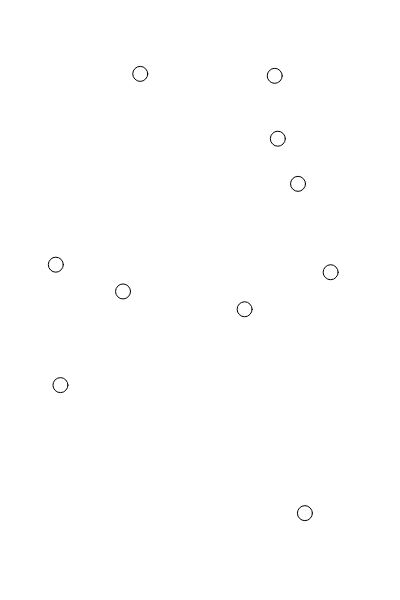
Frame 1 (no input)
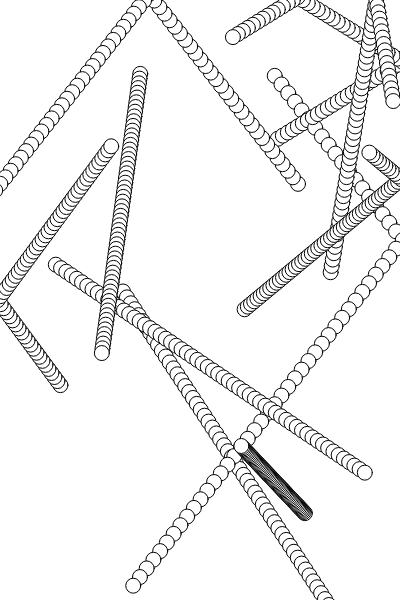
Frame 60 (no input)
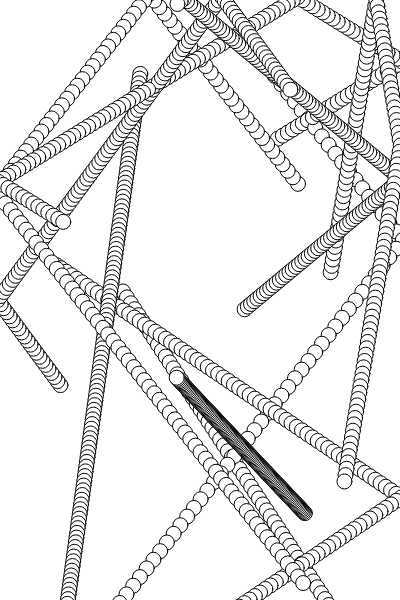
Frame 120 (the mouse pressed at the canvas centre since frame 60)

The p5.js sketch that drew these frames (run headless with seeded random() and noise() and a simulated clock; from frame 60 on, the mouse is pressed at the canvas centre):

// p5.js sketch
// ── sketch.js


var paddleWidth = 200;
var score = 0;

var pongBalls = [];

//capital letter is syntax for a template of an object
function PongBall(myX, myY) {
    this.x = myX;
    this.y = myY;
    this.speedX = random(-10,10);
    this.speedY = random(-10,10);
    
    console.log(this.x + ' | ' + this.y);
    
    this.display = function() {
        push(); //push / pop is like grouping elements together
        translate(this.x, this.y);
        ellipse(0, 0, 15, 15);
        pop();
    }
    
    this.update = function() {
        this.x += this.speedX;
        this.y += this.speedY;
        
        if (this.x < 0) {
            this.speedX *= -1; // change upward direction
        } 
        
        if (this.y < 0) {
            this.speedY *= -1;
        }
        
        if (this.x > width) {
            this.speedX *= -1;
        }
    }
}

function setup() {
    createCanvas(400, 600);
    rectMode(CENTER);
    textAlign(CENTER);
    
    for(var i=0; i < 10; i++) {
        
        // new to make new instance
        pongBalls.push(new PongBall(random(30, width-30), random(30, height-30)));
        
    
    }
}

function draw() {
    // background(0);
    
    
    for(var i = 0; i<pongBalls.length; i++) {
        pongBalls[i].update();
        pongBalls[i].display();
    }
//     fill(255);
    
//     for(var i=0; i < 10; i++) {
        
        
        
//         ellipse(x[i], y[i], 10, 10);
        
//         if (y[i] > height - 55 && abs(x[i] - mouseX) < paddleWidth/2) {
//             ySpeed[i] *= -1;
//         }
        
        
//     }

    // // paddle
    // rect(mouseX, height-50, paddleWidth, 15, 10);
    
    // fill(0);
    // textSize(8);
    // text(score, width/2, height-45);
    
    // //add score
    // //make it harder by making it faster
    // // clean up bugs
    
}
